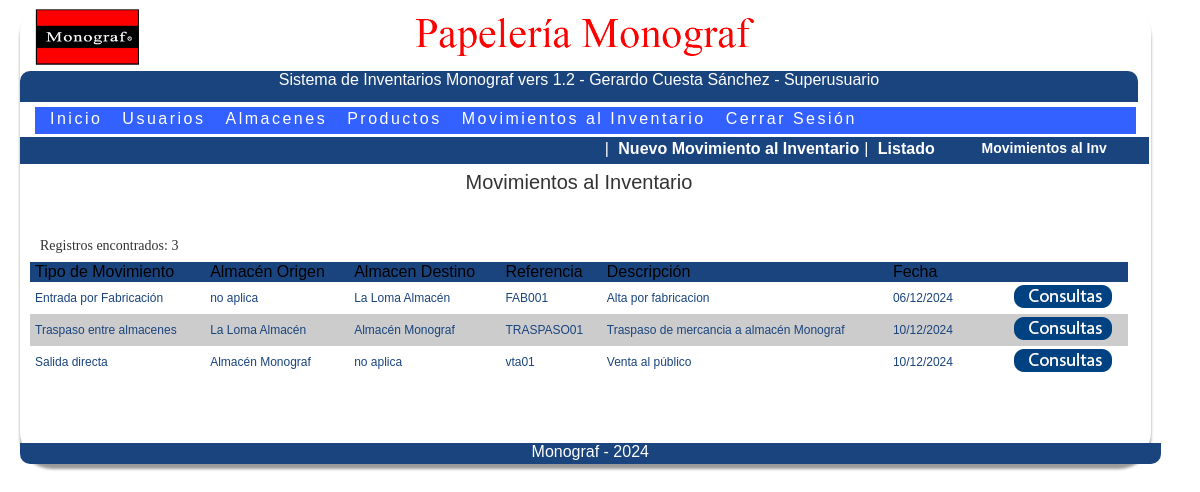
Screenshot of /movimientos.php (signed in) with the database file from the repository.
### tables this page shows
CREATE TABLE IF NOT EXISTS `movimientos` (
  `idmovimiento` bigint(5) NOT NULL AUTO_INCREMENT,
  `idmovimientotipo` bigint(5) NOT NULL,
  `origen` int(2) NOT NULL,
  `destino` int(2) NOT NULL,
  `referencia` varchar(20) NOT NULL,
  `descripcion` varchar(100) NOT NULL,
  `fecha` date NOT NULL,
  `idusuario` bigint(5) NOT NULL,
  PRIMARY KEY (`idmovimiento`)
);

CREATE TABLE IF NOT EXISTS `cat_movimientos` (
  `idmovimientotipo` bigint(5) NOT NULL AUTO_INCREMENT,
  `idmovimientogrupo` bigint(5) NOT NULL,
  `origen` int(2) NOT NULL,
  `destino` int(2) NOT NULL,
  `descripcion` varchar(100) NOT NULL,
  PRIMARY KEY (`idmovimientotipo`)
);

CREATE TABLE IF NOT EXISTS `cat_almacenes` (
  `idalmacen` bigint(5) NOT NULL AUTO_INCREMENT,
  `abreviatura` varchar(2) NOT NULL,
  `almacen` varchar(50) NOT NULL,
  `ubicacion` varchar(250) DEFAULT NULL,
  `descripcion` varchar(250) DEFAULT NULL,
  PRIMARY KEY (`idalmacen`)
);

### permisos.php (called while the page is built, shortened)
<?php
	function parametrizarpermisos(){return($_SESSION['parametrizarpermisos']);}
	function usuariosmenuprincipal(){return($_SESSION['usuariosmenuprincipal']);}
	function movimientoslistado(){return($_SESSION['movimientoslistado']);}
?>

### utilerias.php (called while the page is built, shortened)
<?php
function base_html($cadena)
{
	return(utf8_encode($cadena));
}
?>

### movimientos.php (the view, shortened to what this page needs)
<?php
if(!function_exists("parametrizarpermisos")){ include ("permisos.php");}
if(movimientoslistado()==0){verificaseguridad();}
else
{
	include("utilerias.php");
	$conn=abre_conexion();
	$sql="SELECT movimientos.*,cat_movimientos.descripcion as descripcionref FROM movimientos,cat_movimientos WHERE movimientos.idmovimientotipo=cat_movimientos.idmovimientotipo ORDER BY movimientos.idmovimiento";
	$rs=mysqli_query($conn,$sql);
	$TotalRegistros=mysqli_num_rows($rs);
	$class = "renglon1";
?>
<!DOCTYPE html PUBLIC "-//W3C//DTD XHTML 1.0 Transitional//EN"
 "http://www.w3.org/TR/xhtml1/DTD/xhtml1-transitional.dtd">
<html xmlns="http://www.w3.org/1999/xhtml">
<head>
<link rel="stylesheet" href="estilos/estilos.css">
<link rel="stylesheet" href="estilos/menu.css">
</head>
<body>
<div id="contenedor">
	<?php require("encabezado-logotipo.php"); ?>
	<?php require("encabezado-usuario.php"); ?>
  <?php require "encabezado-menusuperior.php"; ?>
  <?php require "movimientos-menu.php"; ?>
<div id="informacion">
  <table width="100%" border="0" cellspacing="0" cellpadding="0">
    <tr class="TextoEncabezadoTablas" bgcolor="#1a447e">
      <td height="30" colspan="7" align="center" valign="middle" bgcolor="#FFFFFF" ><span class="Titulo">Movimientos al Inventario</span></td>
    </tr>
    <tr class="TextoEncabezadoTablas" bgcolor="#1a447e">
      <td height="30" colspan="7" align="left" valign="middle" bgcolor="#FFFFFF" >
      </td>
    </tr>
    <tr class="TextoEncabezadoTablas" bgcolor="#1a447e">
      <td height="30" colspan="7" align="left" valign="middle" bgcolor="#FFFFFF" ><span class="Peticion1"><?php echo "Registros encontrados: ".number_format($TotalRegistros,0,"",","); ?></span></td>
    </tr>
  <tr class="TextoEncabezadoTablas" bgcolor="#1a447e">
    <td>Tipo de Movimiento</td>
    <td>Almac&eacute;n Origen</td>
    <td>Almacen Destino</td>
    <td>Referencia</td>
    <td>Descripci&oacute;n</td>
    <td width="100">Fecha</td>
    <td width="100">&nbsp;</td>
    </tr>
  <?php while($fila = mysqli_fetch_object($rs)	){
	  	$origen=$fila->origen; if($origen==0){$origenT="no aplica";}else{$sqlO="SELECT * FROM cat_almacenes WHERE idalmacen=$fila->origen";$rsO=mysqli_query($conn,$sqlO);$filaO=mysqli_fetch_object($rsO);$origenT=$filaO->almacen; }
		$destino=$fila->destino; if($destino==0){$destinoT="no aplica";}else{$sqlO="SELECT * FROM cat_almacenes WHERE idalmacen=$fila->destino";$rsO=mysqli_query($conn,$sqlO);$filaO=mysqli_fetch_object($rsO);$destinoT=$filaO->almacen; }
		$fecha=str_replace(".","",strftime("%d/%m/%Y",strtotime($fila->fecha)));
			if($class == "renglon0" ){$class = "renglon1";} else {$class = "renglon0";}
  ?>
  <tr  class="<?php echo $class; ?>">
    <td><?php echo base_html($fila->descripcionref); ?></td>
    <td><?php echo base_html($origenT); ?></td>
    <td><?php echo base_html($destinoT); ?></td>
    <td><?php echo base_html($fila->referencia); ?></td>
    <td height="25"><?php echo base_html($fila->descripcion); ?></td>
    <td><?php echo $fecha; ?></td>
    <td><a href="movimientos-consultar.php?item=<?php echo $fila->idmovimiento; ?>"><img src="imagenes/iconoconsultar.png" width="100" height="25" alt="Consultas" /></a></td>
    </tr>
  <?php }  ?>
  <tr  class="renglon2">
    <td>&nbsp;</td>
    <td>&nbsp;</td>
    <td>&nbsp;</td>
    <td>&nbsp;</td>
    <td height="25">&nbsp;</td>
    <td>&nbsp;</td>
    <td>&nbsp;</td>
    </tr>
</table>
<br /><br />
</div>
  	<?php require("pie.php"); ?>
</body>
</html>
<?php } ?>

### encabezado-logotipo.php
<header>
	<img src="imagenes/encabezadosistema.png" alt="" class="header-logo">
</header>

### encabezado-usuario.php
<div id="header_texto">
	<?php echo $_SESSION['sistema']; ?> -  <?php echo $_SESSION['nombre']; ?> -  <?php echo $_SESSION['nivelusuario']; ?>
</div>

### encabezado-menusuperior.php (shortened to what this page needs)
<div id="menu">
  <nav class="menu">
      <div style="position:relative;z-index:5;">
        <ul class="nav">
            <li><a  href="inventariosmonograf.php">Inicio</a></li>
              <?php if (parametrizarpermisos()==1){ ?>
              <?php if(usuariosmenuprincipal()==1){?><li><a href="cat-usuarios.php" target="_top">Usuarios</a></li> <?php }?>
              <li><a href="cat-almacenes.php" target="_top">Almacenes</a></li>
              <li><a href="cat-productos.php" target="_top">Productos</a></li>
             <?php } ?>
              <?php if (parametrizarpermisos()==1){ ?>
              <li><a href="movimientos.php">Movimientos al Inventario</a></li>
             <?php } ?>
            <li><a href="terminar.php">Cerrar Sesión</a></li>
        </ul>
        </div>
    </nav>
</div>

### movimientos-menu.php
<div id="derecho_menu">
	<div style="float:right">
		<div style="float:left">| <a href="movimientos-alta-inicializa.php">Nuevo Movimiento al Inventario</a>|  <a href="movimientos.php">Listado</a>&nbsp; </div>
		<div id="pleca">Movimientos al Inv</div>
	</div>
</div>

### pie.php
 <div id="pie_texto">Monograf - 2024</div>
</div>

### estilos/estilos.css (style rules this page uses)
body { text-align:center; font-family:'Verdana', sans-serif; width: 100%; color:#69625A; }
#contenedor { width: 95%; height:auto; float:left; margin-left:10px; margin-right:10px; padding: 0px 0px 0px 0px; background: rgba(255, 255, 255, 0.67); border-radius: 2em; -webkit-border-radius: 2em; -moz-border-radius: 2em; -webkit-box-shadow: 0 5px 3px rgba(0,0,0, .4); -moz-box-shadow: 0 5px 3px rgba(0,0,0, .4); }
.header-logo { width:100%; float:center; padding: 0px 0px 0px 0px; text-decoration:none; }
#header_texto { width:98%; height:30px; text-align:center; background-color:#1a447e; color:#FFFFFF; font-family:'Verdana', sans-serif; font-weight:normal; border-bottom:2px solid #FFFFFF; border-radius: 10px 10px 0px 0px; padding-top:0px; }
#pie_texto { float:left; width:100%; height:20px; text-align:center; background-color:#1a447e; color:#FFFFFF; font-family:'Verdana', sans-serif; font-weight:normal; border-bottom:2px solid #FFFFFF; padding-top:0px; border-radius: 0px 0px 10px 10px; border-style: none; }
#pleca { background-image:url(../imagenes/pleca.jpg); background-repeat:no-repeat; background-position:top; width:180px; height:22px; color:#FFFFFF; font-family:'Verdana', sans-serif; font-weight:bold; font-size:14px; float:left; text-align:center; }
.Titulo { font-family: Verdana, Geneva, sans-serif; font-size: 20px; font-weight: normal; color: #333333; text-align: left; }
nav { text-decoration: none; list-style: none; }
.nav > li { float: left; }
.renglon1 { alignment-adjust:left; color:#1a447e; font:Verdana; font-size:12px; text-align:left; background-color:#CCC; }
.renglon0 { alignment-adjust:left; color:#1a447e; font:Verdana; font-size:12px; text-align:left; background-color:#FFF; }
.Peticion1 { font-family: Verdana; font-size: 14px; color:#333; }
body { margin-left: 0px; margin-top: 0px; margin-right: 0px; margin-bottom: 0px; }
a:link { text-decoration: none; }
.TextoEncabezadoTablas { alignment-adjust: left; color: #000; font: Verdana; font-size: 16px; text-align: left; backgroundr: #1a447e; }
.renglon2 { alignment-adjust:left; color:#1a447e; font:Verdana; font-size:12px; text-align:left; background-color:#FFF; }

### estilos/menu.css (style rules this page uses)
* { margin: 0; padding: 1px 5px 1px 5px; border-bottom:0; }
.menu ul { background:#3361FF; display: flex; list-style: none; border-spacing: 20px; letter-spacing: 2.5px; list-style-type: none; }
.menu a { display: block; color: #fff; height: 20px 15px; text-decoration: none; border-radius: 6px 6px 6px 6px; border-spacing: 15px; border-bottom: 10px 10px 10px 10px; padding-bottom: 4px; }
#derecho_menu { position: relative; float:left; top: 0px; left:0px; width:99%; background-color:#1a447e; text-align:right; height:25px; color:#FFFFFF; }
#informacion { position: relative; float:left; text-align:center; top: 0px; left:0px; width:98%; text-align:right; color:#FFFFFF; }
#derecho_menu a { text-decoration:none; color:#FFFFFF; font-weight:bold; }

### rows the page displays
movimientos: idmovimientotipo.descripcion "Entrada por Fabricación", origen "no aplica", cat_almacenes.almacen "La Loma Almacén", referencia "FAB001", descripcion "Alta por fabricacion", fecha "06/12/2024"
movimientos: idmovimientotipo.descripcion "Traspaso entre almacenes", cat_almacenes.almacen "La Loma Almacén", cat_almacenes.almacen "Almacén Monograf", referencia "TRASPASO01", descripcion "Traspaso de mercancia a almacén Monograf", fecha "10/12/2024"
movimientos: idmovimientotipo.descripcion "Salida directa", cat_almacenes.almacen "Almacén Monograf", destino "no aplica", referencia "vta01", descripcion "Venta al público", fecha "10/12/2024"

### other values shown
$_SESSION['sistema'] "Sistema de Inventarios Monograf vers 1.2"
$_SESSION['nombre'] "Gerardo Cuesta Sánchez"
$_SESSION['nivelusuario'] "Superusuario"
$TotalRegistros "3"
